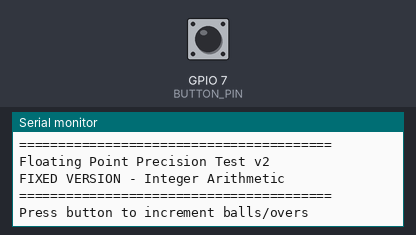
This sketch was run on a simulated ESP32-S3. Shown: the last lines printed to the serial monitor. The test bench sets the inputs (shaded band); at power-on: GPIO 7 (BUTTON_PIN) HIGH.

Above: at 1.2 s.
1.3 s: GPIO 7 (BUTTON_PIN) pulled LOW for 0.15 s
At 2.2 s:
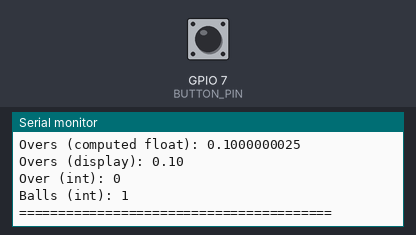
2.9 s: GPIO 7 (BUTTON_PIN) pulled LOW for 1 s
At 3.4 s:
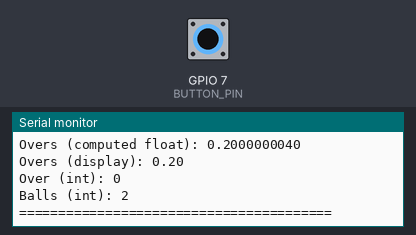
5.4 s: GPIO 7 (BUTTON_PIN) pulled LOW for 0.15 s
At 6.5 s:
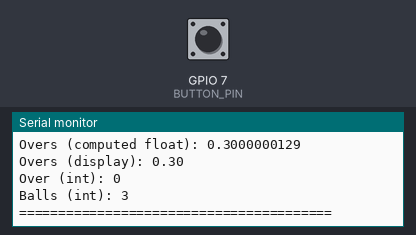
7.0 s: GPIO 7 (BUTTON_PIN) pulsed LOW 5 times (0.12 s each, 0.3 s apart)
At 8.6 s:
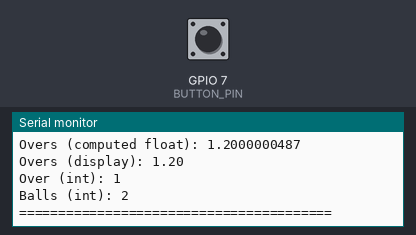
Timing chart, 0 to 10.1 s (numbered marks = the images above; inputs shaded):
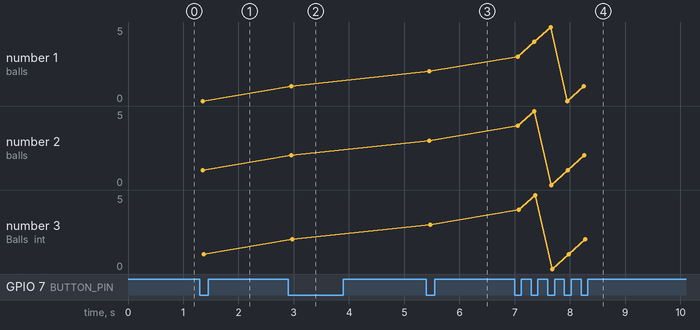

Measured:
- after the input at 1.3 s, the serial monitor: prints a new line after 0.05 s (image 1)
- after the input at 2.9 s, the serial monitor: prints a new line after 0.05 s (image 2)
- after the input at 5.4 s, the serial monitor: prints a new line after 0.05 s (image 3)
- after the input at 7.0 s, the serial monitor: prints a new line after 0.05 s (image 4)
- plotted number 1: 2 → 1 after the input at 7.0 s
- plotted number 2: 2 → 3 after the input at 5.4 s
- plotted number 3: 2 → 3 after the input at 5.4 s

The sketch:

floating_point_precision_test_v2.ino
```cpp
/*
 * Floating Point Precision Test v2 - FIXED VERSION
 * =================================================
 *
 * This is an extracted snippet from a larger ESP32-based Cricket Scoreboard
 * system. This code demonstrates the SOLUTION to the floating-point precision
 * issue that plagued v1.
 *
 *
 *
 * KEY INSIGHT: The fix required understanding that the ESP32's Xtensa LX6
 * processor uses a 32-bit single-precision FPU, making floating-point
 * comparisons inherently unreliable for equality checks.
 *
 * Hardware: ESP32 DevKit
 * Button: Connected to GPIO 7 (Active LOW with internal pull-up)
 */

#define BUTTON_PIN 7
#define DEBOUNCE_DELAY 50

// Cricket match variables - FIXED: Using integers for counting
int over = 0;      // Complete overs (integer - EXACT)
int balls = 0;     // Balls in current over: 0-5 (integer - EXACT)
float overs = 0.0; // Display value ONLY (computed once, not accumulated)

int score = 0;
int wickets = 0;
int fours = 0;
int sixes = 0;

// Button debounce variables
int buttonState7 = HIGH;
int lastButtonState7 = HIGH;
unsigned long lastDebounceTime7 = 0;

void setup() {
  Serial.begin(115200);
  pinMode(BUTTON_PIN, INPUT_PULLUP);

  Serial.println("========================================");
  Serial.println("Floating Point Precision Test v2");
  Serial.println("FIXED VERSION - Integer Arithmetic");
  Serial.println("========================================");
  Serial.println();
  Serial.println("Press button to increment balls/overs");
  Serial.println();
}

void loop() {
  // Read and debounce button
  int reading = digitalRead(BUTTON_PIN);

  if (reading != lastButtonState7) {
    lastDebounceTime7 = millis();
  }

  if ((millis() - lastDebounceTime7) > DEBOUNCE_DELAY) {
    if (reading != buttonState7) {
      buttonState7 = reading;

      // Button pressed (active LOW)
      if (buttonState7 == LOW) {
        incrementOvers_Fixed();
        printCurrentValues();
      }
    }
  }

  lastButtonState7 = reading;
}

/*
 * FIXED APPROACH - INTEGER ARITHMETIC
 *
 * The solution addresses ALL flaws from v1:
 *
 * FIX #1: CLEAR, SIMPLE LOGIC
 * - balls counts 0, 1, 2, 3, 4, 5
 * - When balls reaches 5 (6th ball), reset to 0 and increment over
 * - No complex compound conditions
 *
 * FIX #2: NO FLOATING-POINT ACCUMULATION
 * - balls and over are integers - no precision loss ever
 * - Integer operations are ALWAYS exact on any processor
 *
 * FIX #3: NO UNREACHABLE STATES
 * - balls < 5 and balls == 5 cover ALL possible states
 * - No "gap" where the code falls through
 *
 * FIX #4: DISPLAY VALUE COMPUTED ONCE
 * - overs = over + (balls / 10.0f) is computed only for display
 * - Single division operation has minimal precision impact
 * - Never used for comparisons, only for human-readable output
 *
 * WHY THIS WORKS ON ESP32:
 * - ESP32's Xtensa LX6 handles integer operations perfectly
 * - Integer comparisons (balls == 5) are bit-for-bit exact
 * - We only touch floating-point for final display conversion
 */
void incrementOvers_Fixed() {
  Serial.println("--- Button Pressed (FIXED VERSION) ---");
  Serial.print("Before: over=");
  Serial.print(over);
  Serial.print(", balls=");
  Serial.println(balls);

  // CLEAN INTEGER LOGIC - No floating-point comparisons!
  if (balls < 5) {
    balls += 1;
    Serial.println("Action: Incremented balls (integer operation)");
  } else if (balls == 5) {
    // 6th ball bowled - over complete
    over += 1;
    balls = 0;
    Serial.println("Action: Over complete! Reset balls=0, incremented over");
  }
  // Note: No else needed - balls is always 0-5, fully covered

  // Compute display value ONLY when needed for output
  // This is a single operation, not accumulated error
  overs = over + (balls / 10.0f);

  Serial.print("After: over=");
  Serial.print(over);
  Serial.print(", balls=");
  Serial.print(balls);
  Serial.print(", overs(display)=");
  Serial.println(overs, 2);
  Serial.println();
}

void printCurrentValues() {
  Serial.println("Current Values:");
  Serial.println("-----------------------------");
  Serial.print("Score: ");
  Serial.println(score);
  Serial.print("Wickets: ");
  Serial.println(wickets);
  Serial.print("Fours: ");
  Serial.println(fours);
  Serial.print("Sixes: ");
  Serial.println(sixes);
  Serial.print("Overs (computed float): ");
  Serial.println(overs, 10);
  Serial.print("Overs (display): ");
  Serial.println(overs, 2);
  Serial.print("Over (int): ");
  Serial.println(over);
  Serial.print("Balls (int): ");
  Serial.println(balls);
  Serial.println("========================================");
  Serial.println();
}

/*
 * SIMULATION MODE (for testing without hardware)
 * Uncomment the following function and call it from setup()
 * to simulate multiple button presses and verify the fix works perfectly.
 *
 * Try simulateButtonPresses(20) to see multiple overs complete correctly.
 */

/*
void simulateButtonPresses(int count) {
  Serial.println("=== SIMULATION START ===");
  Serial.println();

  for (int i = 0; i < count; i++) {
    Serial.print(">>> Press #");
    Serial.println(i + 1);
    incrementOvers_Fixed();
    printCurrentValues();
    delay(100);
  }

  Serial.println("=== SIMULATION END ===");
}
*/
```
